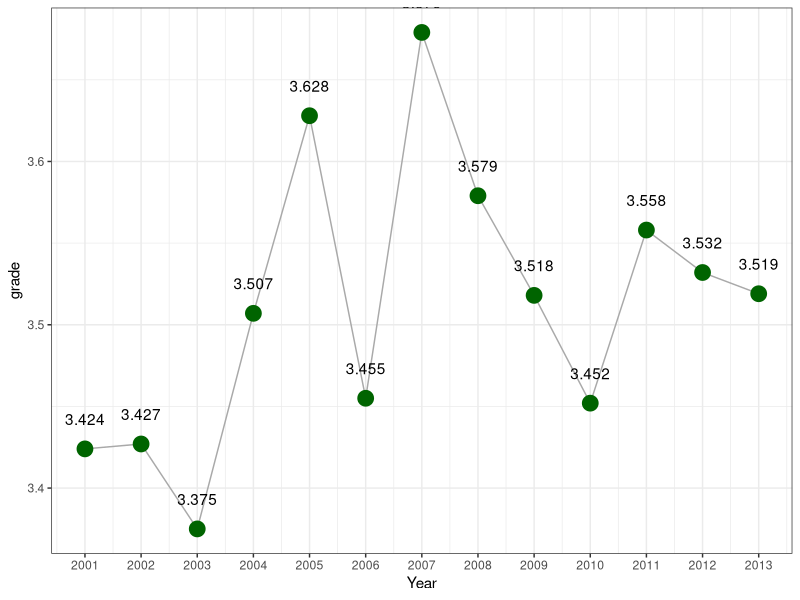

The R script that drew this image:
## ---- chunk 1
library(ggplot2)
data <- read.csv("DeptData.csv")
data <- subset(data,Department == "COSC")
ggplot(data, aes_string(x="Year", y="grade")) + geom_line(color = "darkgrey") + 
                        geom_point(colour = "darkgreen", size = 5) + 
                        geom_text(aes_string(label="grade"), vjust=-2) + 
                        scale_x_continuous(breaks=unique(data$Year)) +
                        theme_bw()

